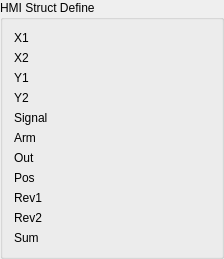
          <widget class="QGroupBox" name="hmiStructDefGroup">
           <property name="title">
            <string>HMI Struct Define</string>
           </property>
           <layout class="QFormLayout" name="formLayout_5">
            <property name="fieldGrowthPolicy">
             <enum>QFormLayout::AllNonFixedFieldsGrow</enum>
            </property>
            <item row="0" column="0">
             <widget class="QLabel" name="label_3">
              <property name="sizePolicy">
               <sizepolicy hsizetype="Fixed" vsizetype="Preferred">
                <horstretch>0</horstretch>
                <verstretch>0</verstretch>
               </sizepolicy>
              </property>
              <property name="minimumSize">
               <size>
                <width>116</width>
                <height>0</height>
               </size>
              </property>
              <property name="maximumSize">
               <size>
                <width>100</width>
                <height>16777215</height>
               </size>
              </property>
              <property name="text">
               <string>X1</string>
              </property>
             </widget>
            </item>
            <item row="0" column="1">
             <widget class="QLabel" name="hmiX1">
              <property name="sizePolicy">
               <sizepolicy hsizetype="Fixed" vsizetype="Preferred">
                <horstretch>0</horstretch>
                <verstretch>0</verstretch>
               </sizepolicy>
              </property>
              <property name="minimumSize">
               <size>
                <width>74</width>
                <height>0</height>
               </size>
              </property>
              <property name="text">
               <string/>
              </property>
             </widget>
            </item>
            <item row="1" column="0">
             <widget class="QLabel" name="label_9">
              <property name="sizePolicy">
               <sizepolicy hsizetype="Fixed" vsizetype="Preferred">
                <horstretch>0</horstretch>
                <verstretch>0</verstretch>
               </sizepolicy>
              </property>
              <property name="minimumSize">
               <size>
                <width>116</width>
                <height>0</height>
               </size>
              </property>
              <property name="maximumSize">
               <size>
                <width>100</width>
                <height>16777215</height>
               </size>
              </property>
              <property name="text">
               <string>X2</string>
              </property>
             </widget>
            </item>
            <item row="1" column="1">
             <widget class="QLabel" name="hmiX2">
              <property name="sizePolicy">
               <sizepolicy hsizetype="Fixed" vsizetype="Preferred">
                <horstretch>0</horstretch>
                <verstretch>0</verstretch>
               </sizepolicy>
              </property>
              <property name="minimumSize">
               <size>
                <width>74</width>
                <height>0</height>
               </size>
              </property>
              <property name="text">
               <string/>
              </property>
             </widget>
            </item>
            <item row="2" column="0">
             <widget class="QLabel" name="label_10">
              <property name="sizePolicy">
               <sizepolicy hsizetype="Fixed" vsizetype="Preferred">
                <horstretch>0</horstretch>
                <verstretch>0</verstretch>
               </sizepolicy>
              </property>
              <property name="minimumSize">
               <size>
                <width>116</width>
                <height>0</height>
               </size>
              </property>
              <property name="maximumSize">
               <size>
                <width>100</width>
                <height>16777215</height>
               </size>
              </property>
              <property name="text">
               <string>Y1</string>
              </property>
             </widget>
            </item>
            <item row="2" column="1">
             <widget class="QLabel" name="hmiY1">
              <property name="sizePolicy">
               <sizepolicy hsizetype="Fixed" vsizetype="Preferred">
                <horstretch>0</horstretch>
                <verstretch>0</verstretch>
               </sizepolicy>
              </property>
              <property name="minimumSize">
               <size>
                <width>74</width>
                <height>0</height>
               </size>
              </property>
              <property name="text">
               <string/>
              </property>
             </widget>
            </item>
            <item row="3" column="0">
             <widget class="QLabel" name="label_12">
              <property name="sizePolicy">
               <sizepolicy hsizetype="Fixed" vsizetype="Preferred">
                <horstretch>0</horstretch>
                <verstretch>0</verstretch>
               </sizepolicy>
              </property>
              <property name="minimumSize">
               <size>
                <width>116</width>
                <height>0</height>
               </size>
              </property>
              <property name="maximumSize">
               <size>
                <width>100</width>
                <height>16777215</height>
               </size>
              </property>
              <property name="text">
               <string>Y2</string>
              </property>
             </widget>
            </item>
            <item row="3" column="1">
             <widget class="QLabel" name="hmiY2">
              <property name="sizePolicy">
               <sizepolicy hsizetype="Fixed" vsizetype="Preferred">
                <horstretch>0</horstretch>
                <verstretch>0</verstretch>
               </sizepolicy>
              </property>
              <property name="minimumSize">
               <size>
                <width>74</width>
                <height>0</height>
               </size>
              </property>
              <property name="text">
               <string/>
              </property>
             </widget>
            </item>
            <item row="4" column="0">
             <widget class="QLabel" name="label_13">
              <property name="sizePolicy">
               <sizepolicy hsizetype="Fixed" vsizetype="Preferred">
                <horstretch>0</horstretch>
                <verstretch>0</verstretch>
               </sizepolicy>
              </property>
              <property name="minimumSize">
               <size>
                <width>116</width>
                <height>0</height>
               </size>
              </property>
              <property name="maximumSize">
               <size>
                <width>100</width>
                <height>16777215</height>
               </size>
              </property>
              <property name="text">
               <string>Signal</string>
              </property>
             </widget>
            </item>
            <item row="4" column="1">
             <widget class="QLabel" name="hmiSignal">
              <property name="sizePolicy">
               <sizepolicy hsizetype="Fixed" vsizetype="Preferred">
                <horstretch>0</horstretch>
                <verstretch>0</verstretch>
               </sizepolicy>
              </property>
              <property name="minimumSize">
               <size>
                <width>74</width>
                <height>0</height>
               </size>
              </property>
              <property name="text">
               <string/>
              </property>
             </widget>
            </item>
            <item row="5" column="0">
             <widget class="QLabel" name="label_16">
              <property name="sizePolicy">
               <sizepolicy hsizetype="Fixed" vsizetype="Preferred">
                <horstretch>0</horstretch>
                <verstretch>0</verstretch>
               </sizepolicy>
              </property>
              <property name="minimumSize">
               <size>
                <width>116</width>
                <height>0</height>
               </size>
              </property>
              <property name="maximumSize">
               <size>
                <width>100</width>
                <height>16777215</height>
               </size>
              </property>
              <property name="text">
               <string>Arm</string>
              </property>
             </widget>
            </item>
            <item row="5" column="1">
             <widget class="QLabel" name="hmiArm">
              <property name="sizePolicy">
               <sizepolicy hsizetype="Fixed" vsizetype="Preferred">
                <horstretch>0</horstretch>
                <verstretch>0</verstretch>
               </sizepolicy>
              </property>
              <property name="minimumSize">
               <size>
                <width>74</width>
                <height>0</height>
               </size>
              </property>
              <property name="text">
               <string/>
              </property>
             </widget>
            </item>
            <item row="6" column="0">
             <widget class="QLabel" name="label_17">
              <property name="sizePolicy">
               <sizepolicy hsizetype="Fixed" vsizetype="Preferred">
                <horstretch>0</horstretch>
                <verstretch>0</verstretch>
               </sizepolicy>
              </property>
              <property name="minimumSize">
               <size>
                <width>116</width>
                <height>0</height>
               </size>
              </property>
              <property name="maximumSize">
               <size>
                <width>100</width>
                <height>16777215</height>
               </size>
              </property>
              <property name="text">
               <string>Out</string>
              </property>
             </widget>
            </item>
            <item row="6" column="1">
             <widget class="QLabel" name="hmiOut">
              <property name="sizePolicy">
               <sizepolicy hsizetype="Fixed" vsizetype="Preferred">
                <horstretch>0</horstretch>
                <verstretch>0</verstretch>
               </sizepolicy>
              </property>
              <property name="minimumSize">
               <size>
                <width>74</width>
                <height>0</height>
               </size>
              </property>
              <property name="text">
               <string/>
              </property>
             </widget>
            </item>
            <item row="7" column="0">
             <widget class="QLabel" name="label_18">
              <property name="sizePolicy">
               <sizepolicy hsizetype="Fixed" vsizetype="Preferred">
                <horstretch>0</horstretch>
                <verstretch>0</verstretch>
               </sizepolicy>
              </property>
              <property name="minimumSize">
               <size>
                <width>116</width>
                <height>0</height>
               </size>
              </property>
              <property name="maximumSize">
               <size>
                <width>100</width>
                <height>16777215</height>
               </size>
              </property>
              <property name="text">
               <string>Pos</string>
              </property>
             </widget>
            </item>
            <item row="7" column="1">
             <widget class="QLabel" name="hmiPos">
              <property name="sizePolicy">
               <sizepolicy hsizetype="Fixed" vsizetype="Preferred">
                <horstretch>0</horstretch>
                <verstretch>0</verstretch>
               </sizepolicy>
              </property>
              <property name="minimumSize">
               <size>
                <width>74</width>
                <height>0</height>
               </size>
              </property>
              <property name="text">
               <string/>
              </property>
             </widget>
            </item>
            <item row="8" column="0">
             <widget class="QLabel" name="label_19">
              <property name="sizePolicy">
               <sizepolicy hsizetype="Fixed" vsizetype="Preferred">
                <horstretch>0</horstretch>
                <verstretch>0</verstretch>
               </sizepolicy>
              </property>
              <property name="minimumSize">
               <size>
                <width>116</width>
                <height>0</height>
               </size>
              </property>
              <property name="maximumSize">
               <size>
                <width>100</width>
                <height>16777215</height>
               </size>
              </property>
              <property name="text">
               <string>Rev1</string>
              </property>
             </widget>
            </item>
            <item row="8" column="1">
             <widget class="QLabel" name="hmiRev1">
              <property name="sizePolicy">
               <sizepolicy hsizetype="Fixed" vsizetype="Preferred">
                <horstretch>0</horstretch>
                <verstretch>0</verstretch>
               </sizepolicy>
              </property>
              <property name="minimumSize">
               <size>
                <width>74</width>
                <height>0</height>
               </size>
              </property>
              <property name="text">
               <string/>
              </property>
             </widget>
            </item>
            <item row="9" column="0">
             <widget class="QLabel" name="label_20">
              <property name="sizePolicy">
               <sizepolicy hsizetype="Fixed" vsizetype="Preferred">
                <horstretch>0</horstretch>
                <verstretch>0</verstretch>
               </sizepolicy>
              </property>
              <property name="minimumSize">
               <size>
                <width>116</width>
                <height>0</height>
               </size>
              </property>
              <property name="maximumSize">
               <size>
                <width>100</width>
                <height>16777215</height>
               </size>
              </property>
              <property name="text">
               <string>Rev2</string>
              </property>
             </widget>
            </item>
            <item row="9" column="1">
             <widget class="QLabel" name="hmiRev2">
              <property name="sizePolicy">
               <sizepolicy hsizetype="Fixed" vsizetype="Preferred">
                <horstretch>0</horstretch>
                <verstretch>0</verstretch>
               </sizepolicy>
              </property>
              <property name="minimumSize">
               <size>
                <width>74</width>
                <height>0</height>
               </size>
              </property>
              <property name="text">
               <string/>
              </property>
             </widget>
            </item>
            <item row="10" column="0">
             <widget class="QLabel" name="label_35">
              <property name="sizePolicy">
               <sizepolicy hsizetype="Fixed" vsizetype="Preferred">
                <horstretch>0</horstretch>
                <verstretch>0</verstretch>
               </sizepolicy>
              </property>
              <property name="minimumSize">
               <size>
                <width>116</width>
                <height>0</height>
               </size>
              </property>
              <property name="maximumSize">
               <size>
                <width>100</width>
                <height>16777215</height>
               </size>
              </property>
              <property name="text">
               <string>Sum</string>
              </property>
             </widget>
            </item>
            <item row="10" column="1">
             <widget class="QLabel" name="hmiSum">
              <property name="sizePolicy">
               <sizepolicy hsizetype="Fixed" vsizetype="Preferred">
                <horstretch>0</horstretch>
                <verstretch>0</verstretch>
               </sizepolicy>
              </property>
              <property name="minimumSize">
               <size>
                <width>74</width>
                <height>0</height>
               </size>
              </property>
              <property name="text">
               <string/>
              </property>
             </widget>
            </item>
           </layout>
          </widget>
